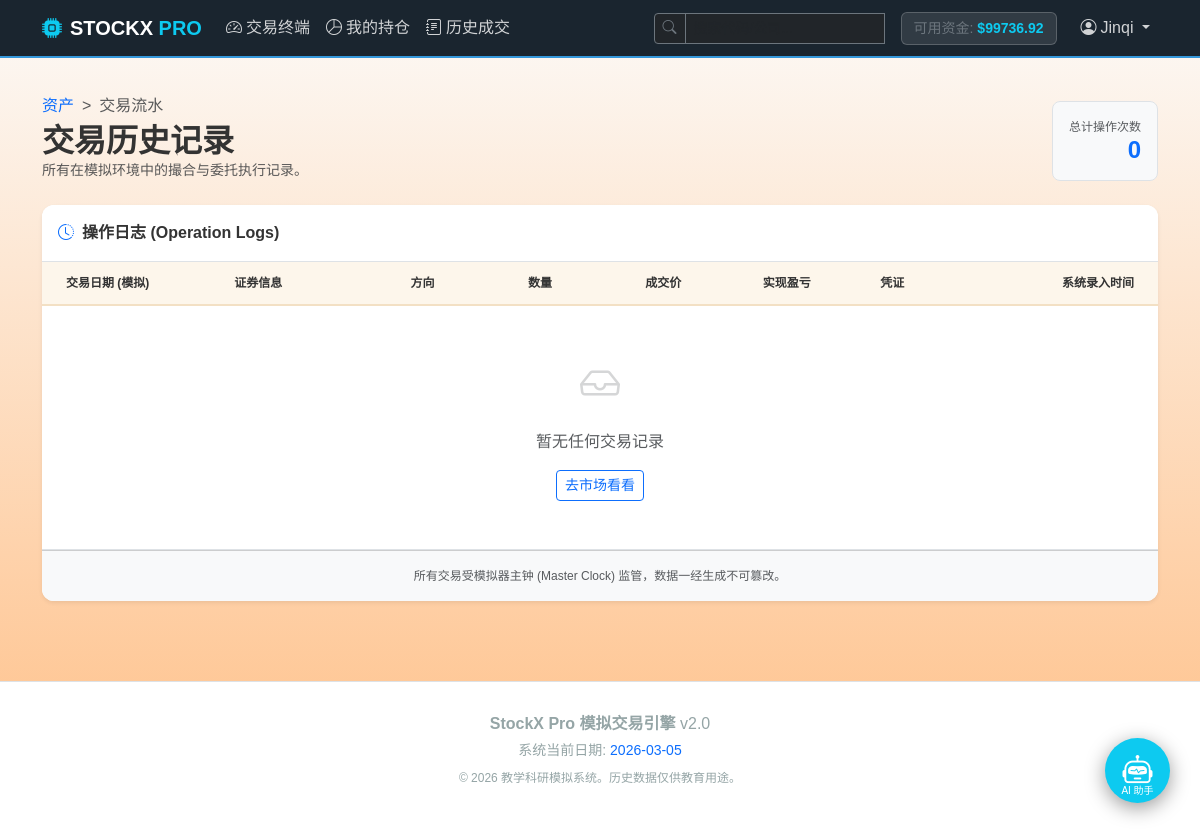
Screenshot of /transactions/ (signed in) with the database file from the repository.
### stock/models.py (models this page shows, shortened)
class Simulation(models.Model):
    class Status(models.TextChoices):
        ACTIVE = 'ACTIVE', 'Active'
        CLOSED = 'CLOSED', 'Closed'
    class Mode(models.TextChoices):
        LIVE = 'LIVE', 'Live Multiplayer'
        BACKTEST = 'BACKTEST', 'Private Backtest'
    class InvestmentStyle(models.TextChoices):
        CONSERVATIVE = 'CONSERVATIVE', '保守型'
        MODERATE = 'MODERATE', '稳健型'
        AGGRESSIVE = 'AGGRESSIVE', '激进型'
    user = models.ForeignKey(User, on_delete=models.CASCADE, related_name='simulations')
    name = models.CharField(max_length=100, default="我的投资组合")
    investment_style = models.CharField(
        max_length=20,
        choices=InvestmentStyle.choices,
        default=InvestmentStyle.MODERATE,
        verbose_name="投资风格"
    )
    start_date = models.DateField()
    current_virtual_date = models.DateField(default=timezone.now)
    initial_cash = models.DecimalField(max_digits=20, decimal_places=4)
    available_cash = models.DecimalField(max_digits=20, decimal_places=4, default=ZERO)
    status = models.CharField(max_length=10, choices=Status.choices, default=Status.ACTIVE)
    mode = models.CharField(max_length=10, choices=Mode.choices, default=Mode.LIVE)
    created_at = models.DateTimeField(auto_now_add=True)
    class Meta:
        constraints = [
            models.CheckConstraint(
                condition=Q(available_cash__gte=0),
                name='simulation_cash_non_negative_v2'
            )
        ]

class User(AbstractUser):
    ROLE_ADMIN = 'admin'
    ROLE_TRADER = 'trader'
    ROLE_CHOICES = [
        (ROLE_ADMIN, '管理员'),
        (ROLE_TRADER, '普通交易员'),
    ]
    gender = models.CharField(max_length=20, blank=True, null=True)
    account_balance = models.DecimalField(
        max_digits=20,
        decimal_places=4,
        default=Decimal('100000.0000')
    )
    role = models.CharField(
        max_length=10,
        choices=ROLE_CHOICES,
        default=ROLE_TRADER,
        verbose_name="用户角色"
    )

### stock/views.py (the view)
# urls.py: path("transactions/", views.transactions_view, name="transactions"),
@login_required
def transactions_view(request):
    active_sim = Simulation.objects.filter(user=request.user).order_by('-created_at').first()
    recent_actions = []
    if active_sim:
        recent_actions = Simulation_Transaction.objects.filter(
            sim=active_sim
        ).select_related('symbol').order_by('-trade_date', '-created_at')
    return render(request, "stock/transactions.html", {
        "transactions": recent_actions,
        "sim": active_sim
    })

### stock/templates/stock/transactions.html (shortened to what this page needs)
{% extends "stock/base.html" %}
{% block body %}
<div class="container mt-4">
    <div class="d-flex justify-content-between align-items-end mb-4">
        <div>
            <nav aria-label="breadcrumb">
                <ol class="breadcrumb mb-1">
                    <li class="breadcrumb-item"><a href="{% url 'portfolio' %}" class="text-decoration-none">资产</a></li>
                    <li class="breadcrumb-item active">交易流水</li>
                </ol>
            </nav>
            <h2 class="fw-bold mb-0">交易历史记录</h2>
            <p class="text-muted small mb-0">所有在模拟环境中的撮合与委托执行记录。</p>
        </div>
        <div class="text-end">
            <div class="d-inline-block p-3 bg-light rounded-3 border">
                <div class="text-muted x-small text-uppercase">总计操作次数</div>
                <div class="h4 fw-bold mb-0 text-primary">{{ transactions|length }}</div>
            </div>
        </div>
    </div>
    <div class="row">
        <div class="col-12">
            <div class="card shadow-sm border-0 overflow-hidden" style="border-radius: 12px;">
                <div class="card-header bg-white py-3 border-bottom d-flex align-items-center">
                    <i class="bi bi-clock-history me-2 text-primary"></i>
                    <span class="fw-bold">操作日志 (Operation Logs)</span>
                </div>
                <div class="card-body p-0">
                    <div class="table-responsive">
                        <table class="table table-hover align-middle mb-0">
                            <thead class="bg-light">
                                <tr class="x-small text-muted text-uppercase">
                                    <th class="ps-4" style="width: 15%;">交易日期 (模拟)</th>
                                    <th style="width: 15%;">证券信息</th>
                                    <th style="width: 10%;">方向</th>
                                    <th style="width: 10%;">数量</th>
                                    <th style="width: 10%;">成交价</th>
                                    <th style="width: 10%;">实现盈亏</th>
                                    <th style="width: 10%;">凭证</th>
                                    <th class="text-end pe-4" style="width: 15%;">系统录入时间</th>
                                </tr>
                            </thead>
                            <tbody>
                                {% for tx in transactions %}
                                    <tr>
                                        <td class="ps-4">
                                            <div class="fw-bold text-dark">{{ tx.trade_date|date:"Y-m-d" }}</div>
                                            <div class="x-small text-muted">Day {{ forloop.revcounter }}</div>
                                        </td>
                                        <td>
                                            <a href="{% url 'stock_detail' tx.symbol.symbol %}" class="text-decoration-none fw-bold text-primary">
                                                {{ tx.symbol.symbol }}
                                            </a>
                                            <div class="small text-muted text-truncate" style="max-width: 120px;">{{ tx.symbol.full_name }}</div>
                                        </td>
                                        <td>
                                            {% if tx.type == 'BUY' %}
                                                <span class="badge bg-danger-subtle text-danger px-2 border border-danger-subtle">买入</span>
                                            {% else %}
                                                <span class="badge bg-success-subtle text-success px-2 border border-success-subtle">卖出</span>
                                            {% endif %}
                                        </td>
                                        <td>
                                            <span class="fw-bold">{{ tx.quantity }}</span> <span class="x-small text-muted">股</span>
                                        </td>
                                        <td>
                                            <span class="text-secondary">¥</span><span class="fw-bold">{{ tx.price|floatformat:2 }}</span>
                                        </td>
                                        <td>
                                            <div class="fw-bold {% if tx.type == 'BUY' %}text-success{% else %}text-danger{% endif %}">
                                                {% if tx.type == 'BUY' %}-{% else %}+{% endif %}¥{{ tx.total_value|floatformat:2 }}
                                            </div>
                                            <div class="x-small text-muted">含税费: ¥{{ tx.fees|floatformat:2 }}</div>
                                        </td>
                                        <td>
                                            {% if tx.type == 'SELL' %}
                                                <span class="fw-bold {% if tx.realized_pnl >= 0 %}text-danger{% else %}text-success{% endif %}">
                                                    {% if tx.realized_pnl >= 0 %}+{% endif %}{{ tx.realized_pnl|floatformat:2 }}
                                                </span>
                                            {% else %}
                                                <span class="text-muted">0.00</span>
                                            {% endif %}
                                        </td>
                                        <td>
                                            {% if tx.type == 'BUY' or tx.type == 'SELL' %}
                                                <a href="{% url 'generate_transaction_pdf' tx.id %}"
                                                   target="_blank"
                                                   class="btn btn-light btn-sm d-inline-flex align-items-center gap-1 border shadow-sm"
                                                   style="padding: 2px 8px; border-radius: 4px;"
                                                   title="在新标签页预览凭证">
                                                    <i class="bi bi-file-earmark-pdf-fill text-danger"></i>
                                                    <span class="fw-bold" style="font-size: 0.7rem; color: #333;">查看凭证</span>
                                                </a>
                                            {% endif %}
                                        </td>
                                        <td class="text-end pe-4">
                                            <div class="small text-muted">{{ tx.created_at|date:"m-d H:i" }}</div>
                                            <div class="x-small text-black-50 opacity-75">Real Time</div>
                                        </td>
                                    </tr>
                                {% empty %}
                                    <tr>
                                        <td colspan="8" class="text-center py-5">
                                            <div class="text-muted">
                                                <i class="bi bi-inbox fs-1 d-block mb-3 opacity-25"></i>
                                                <p class="mb-0">暂无任何交易记录</p>
                                                <a href="{% url 'index' %}" class="btn btn-outline-primary btn-sm mt-3">去市场看看</a>
                                            </div>
                                        </td>
                                    </tr>
                                {% endfor %}
                            </tbody>
                        </table>
                    </div>
                </div>
                <div class="card-footer bg-light py-3 text-muted x-small text-center">
                    所有交易受模拟器主钟 (Master Clock) 监管，数据一经生成不可篡改。
                </div>
            </div>
        </div>
    </div>
</div>
{% endblock %}

### stock/templates/stock/base.html (shortened to what this page needs)
{% load static %}
<!DOCTYPE html>
<html lang="zh-hans">
<head>
    <link href="https://cdn.jsdelivr.net/npm/bootstrap@5.3.0/dist/css/bootstrap.min.css" rel="stylesheet">
    <link rel="stylesheet" href="https://cdn.jsdelivr.net/npm/bootstrap-icons@1.10.0/font/bootstrap-icons.css">
    <link rel="stylesheet" href="{% static 'css/style.css' %}">
</head>
<body>
    <nav class="navbar navbar-expand-lg navbar-dark fixed-top mb-0" style="z-index: 1000;">
        <div class="container">
            <a class="navbar-brand d-flex align-items-center" href="{% url 'index' %}">
                <i class="bi bi-cpu-fill text-info me-2"></i>
                <span class="fw-bold letter-spacing-1">STOCKX <span class="text-info">PRO</span></span>
            </a>
            <div class="collapse navbar-collapse" id="navbarNav">
                <ul class="navbar-nav me-auto">
                    <li class="nav-item">
                        <a class="nav-link" href="{% url 'index' %}"><i class="bi bi-speedometer2 me-1"></i>交易终端</a>
                    </li>
                    {% if user.is_authenticated %}
                    <li class="nav-item">
                        <a class="nav-link" href="{% url 'portfolio' %}"><i class="bi bi-pie-chart me-1"></i>我的持仓</a>
                    </li>
                    <li class="nav-item">
                        <a class="nav-link" href="{% url 'transactions' %}"><i class="bi bi-journal-text me-1"></i>历史成交</a>
                    </li>
                    {% endif %}
                </ul>
                <div class="position-relative me-3">
                    <form action="{% url 'index' %}" method="get" class="m-0">
                        <div class="input-group input-group-sm">
                            <span class="input-group-text bg-dark border-secondary text-secondary">
                                <i class="bi bi-search"></i>
                            </span>
                            <input type="text"
                                   name="q"
                                   id="nav-search-input"
                                   class="form-control bg-dark text-white border-secondary"
                                   placeholder="搜索代码/公司..."
                                   style="width: 200px;"
                                   value="{{ request.GET.q|default:'' }}">
                        </div>
                    </form>
                </div>
                <div class="navbar-nav align-items-center">
                    {% if user.is_authenticated %}
                        <div class="balance-badge me-3 text-white small">
                            <span class="text-secondary">可用资金:</span>
                            <span class="fw-bold text-info">${{ sim.available_cash|floatformat:2 }}</span>
                        </div>
                        <div class="nav-item dropdown">
                            <a class="nav-link dropdown-toggle btn btn-sm btn-outline-secondary border-0" href="#" id="userDropdown" data-bs-toggle="dropdown">
                                <i class="bi bi-person-circle me-1"></i>{{ user.username }}
                            </a>
                        </div>
                    {% else %}
                        <a class="btn btn-outline-light btn-sm me-2" href="{% url 'login' %}">登录</a>
                        <a class="btn btn-info btn-sm" href="{% url 'register' %}">加入系统</a>
                    {% endif %}
                </div>
            </div>
        </div>
    </nav>
    <main>
        {% block body %}
        {% endblock %}
    </main>
    <footer class="footer">
        <div class="container text-center">
            <p class="mb-1"><strong>StockX Pro 模拟交易引擎</strong> v2.0</p>
            <p class="small mb-0">系统当前日期: <span class="text-primary">{{ sim.current_virtual_date|date:"Y-m-d" }}</span></p>
            <p class="x-small mt-2" style="font-size: 0.75rem;">© 2026 教学科研模拟系统。历史数据仅供教育用途。</p>
        </div>
    </footer>
<div id="ai-chat-bubble" onclick="toggleChat()" style="position: fixed; bottom: 30px; right: 30px; width: 65px; height: 65px; background: #0dcaf0; border-radius: 50%; display: flex; align-items: center; justify-content: center; color: white; cursor: pointer; box-shadow: 0 5px 20px rgba(0,0,0,0.4); z-index: 99999; transition: all 0.3s ease;">
    <i class="bi bi-robot" style="font-size: 30px;"></i>
    <span style="font-size: 10px; position: absolute; bottom: 5px;">AI 助手</span>
</div>
</body>
</html>

### rows the page displays
Simulation: available_cash "99736.92", current_virtual_date "2026-03-05"
User: username "Jinqi"

### other values shown
{{ transactions|length }} "0"
